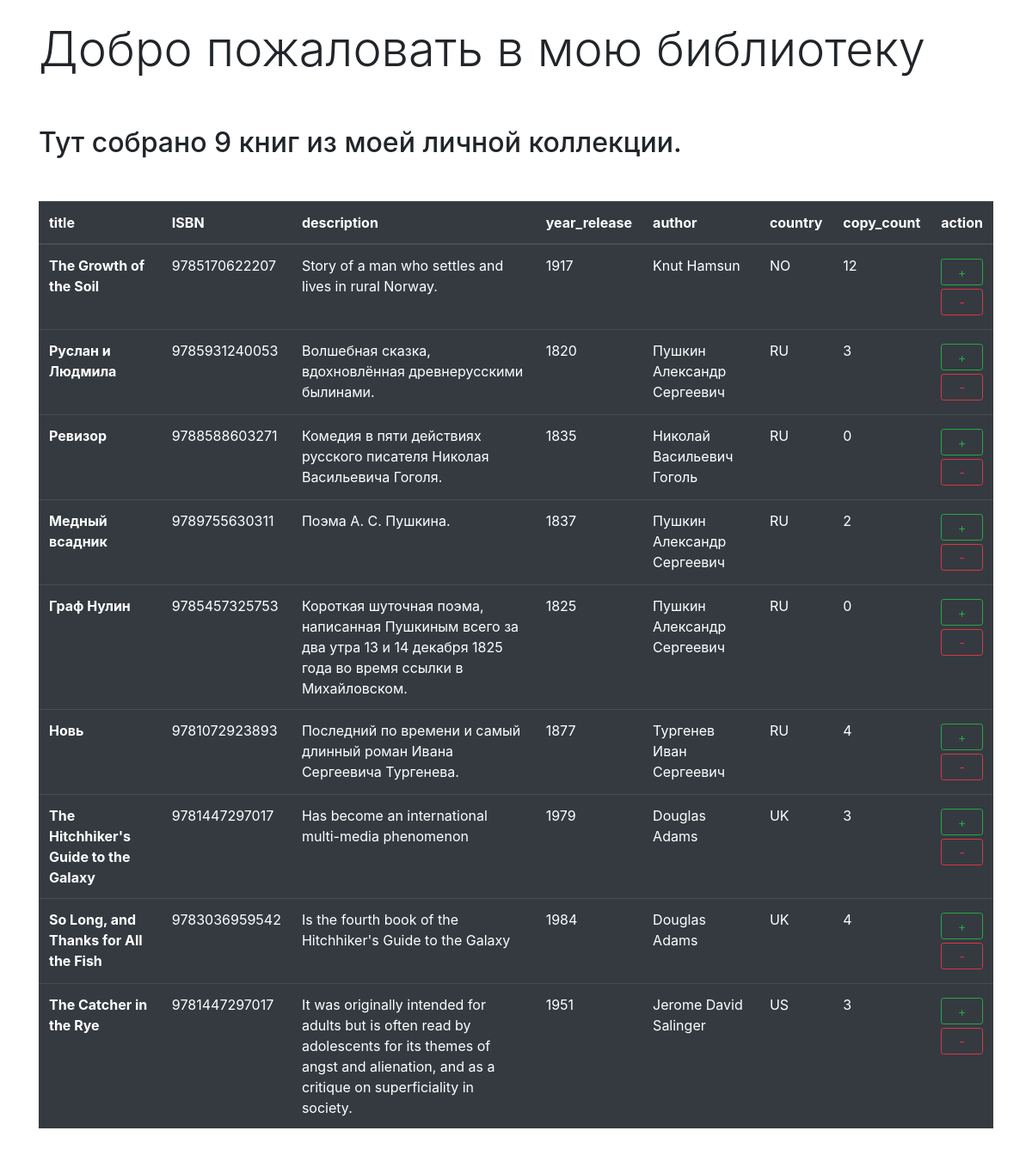
The app's page /, older data.
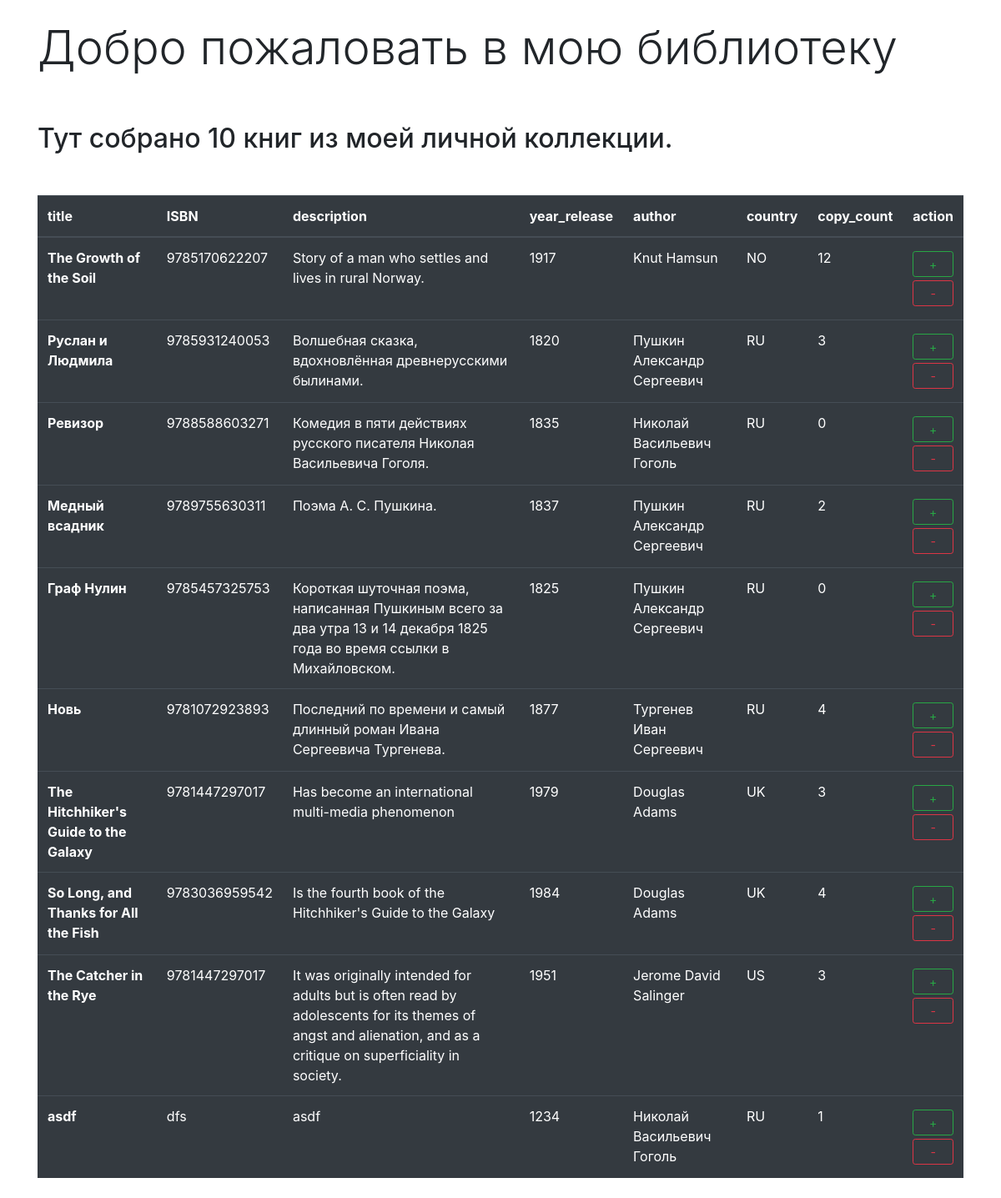
The same page, newer data.
### p_library/models.py (models this page shows, shortened)
class Book(models.Model):
    ISBN = models.CharField(max_length=13)
    title = models.TextField()
    description = models.TextField()
    year_release = models.SmallIntegerField(default=0)
    author = models.ForeignKey(Author, on_delete=models.CASCADE)
    edition = models.ForeignKey(Edition, null=True, on_delete=models.CASCADE)
    copy_count = models.IntegerField(default=1)
    price = models.FloatField(default=0)
    logo = models.ImageField(upload_to='img/books_logo', blank=True)

class Author(models.Model):
    full_name = models.TextField()
    birth_year = models.SmallIntegerField()
    country = models.CharField(max_length=2)

### p_library/views.py (the view)
# urls.py: path('', views.index),
def index(request):
    template = loader.get_template('index.html')
    books_count = Book.objects.all().count()
    books = Book.objects.all()
    biblio_data = {
        "title": "мою библиотеку",
        "books_count": books_count,
        "books": books,
    }
    return HttpResponse(template.render(biblio_data, request))

### p_library/templates/index.html (shortened to what this page needs)
<!DOCTYPE html>
<html lang="en">
<head>
    <link rel="stylesheet" href="https://stackpath.bootstrapcdn.com/bootstrap/4.3.1/css/bootstrap.min.css"
>
</head>
<body>
    <div class="container">
        <h1 class="display-4 py-4">Добро пожаловать в {{ title }}</h1>
        <h2 class="my-40 py-4">Тут собрано {{ books|length }} книг из моей личной коллекции.</h2>
        <table class="table table-hover table-dark my-4">
            <thead>
                <tr>
                    <th scope="col">title</th>
                    <th scope="col">ISBN</th>
                    <th scope="col">description</th>
                    <th scope="col">year_release</th>
                    <th scope="col">author</th>
                    <th scope="col">country</th>
                    <th scope="col">copy_count</th>
                    <th scope="col">action</th>
                </tr>
            </thead>
            {% for book in books %}
            <tr>
                <th scope="row">{{ book.title }}</th>
                <td>{{ book.ISBN }}</td>
                <td>{{ book.description }}</td>
                <td>{{ book.year_release }}</td>
                <td>{{ book.author.full_name }}</td>
                <td>{{ book.author.country }}</td>
                <td>{{ book.copy_count }}</td>
                <td>
                    <form action="/book_increment/" method="post" enctype="multipart/form-data">
                        <button class="btn btn-outline-success btn-sm btn-block my-1" type="submit">+</button>
                    </form>
                    <form action="/book_decrement/" method="post" enctype="multipart/form-data">
                        <button class="btn btn-outline-danger btn-sm btn-block my-1" type="submit">-</button>
                    </form>
                </td>
            </tr>
            {% endfor %}
        </table>
    </div>
</body>
</html>

Row changes from the older to the newer data that the page shows:
added Book: title "asdf", ISBN "dfs", description "asdf", year_release "1234", author.full_name "Николай Васильевич Гоголь", author.country "RU", copy_count "1"
Text that changed along with them:
{{ books|length }}: "9" → "10"
